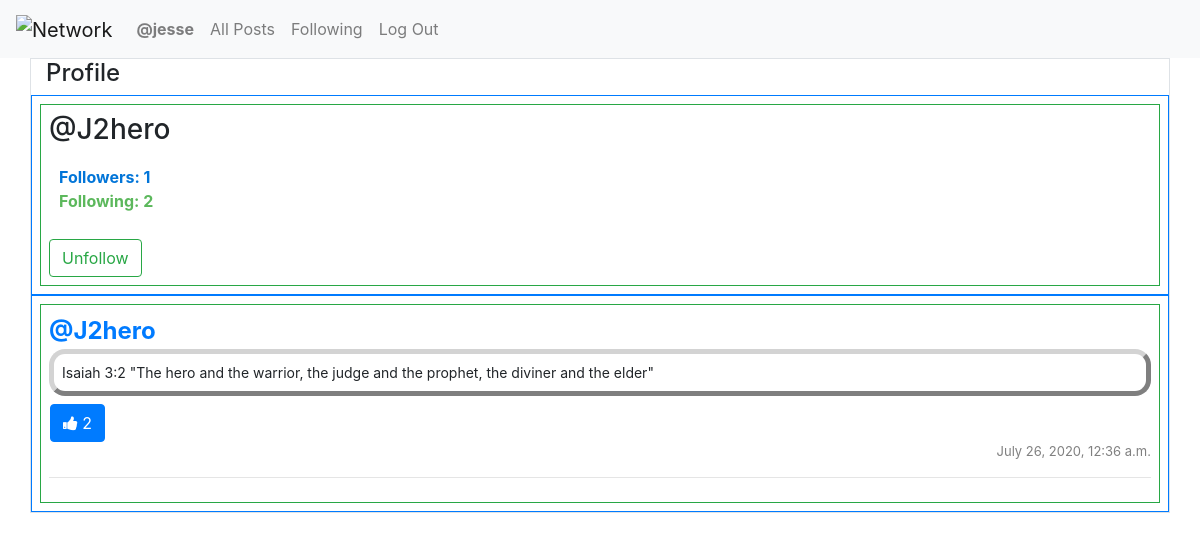
The page /profile/J2hero (signed in) on the database its author committed.
### network/models.py (models this page shows, shortened)
class User(AbstractUser):
    following_count = models.IntegerField(default=0)
    followers_count = models.IntegerField(default=0)

class Post(models.Model):
    user = models.ForeignKey(User, on_delete=models.CASCADE, default="")
    content = models.TextField(max_length=64, default="")
    time = models.DateTimeField(default=now)
    likes = models.IntegerField(default=0)

### network/views.py (the view)
# urls.py: path("profile/<str:name>", views.profile_view, name="profile"),
def profile_view(request, name):
    user_info = User.objects.get(username=name)
    user_is_following = False   #Set for default value
    followers = Follower.objects.filter(user__username=name).all()
    for follower in followers:
        if follower.follower == request.user.username:
            user_is_following = True
        else:
            user_is_following = False
    liked_post_id_list = likedPostList(request)
    return render(request, "network/profile.html", {
        "name": user_info.username,
        "user_info": user_info,
        "user_is_following": user_is_following,
        "posts": list(Post.objects.all().filter(user__username=name)),
        "liked_post_id_list": liked_post_id_list
    })

### network/views.py (called while the page is built)
def likedPostList(request):
    liked_post_id_list = []
    if request.user:
        liked_posts = Like.objects.filter(user=request.user).all()
        for post in liked_posts:
            liked_post_id_list.append(post.post)
    return liked_post_id_list

### network/templates/network/profile.html (shortened to what this page needs)
{% extends "network/layout.html" %} {% block body %}
<div class="container border">
    <h4>Profile</h4>
    <div class="row border border-primary">
        <div class="col border border-success p-2 m-2">
            <h3>@{{ name }}</h3>
            <ul class="profile">
                <li class="followers">
                    Followers: {{user_info.followers_count}}
                </li>
                <li class="following">
                    Following: {{user_info.following_count}}
                </li>
            </ul>
            {% if user.is_authenticated %}
                {% if name == user.username %}
                {% else %}
                    {% if user_is_following %}
                        <form action="{% url 'unfollow' user.username name %}" method="post">
                            <button type="submit" class="btn btn-outline-success">Unfollow</button>
                        </form>
                    {% else %}
                        <form action="{% url 'follow' user.username name %}" method="post">
                            {% csrf_token %}
                            <button type="submit" class="btn btn-success">Follow</button>
                        </form>
                    {% endif %}
                {% endif %}
            {% endif %}
        </div>
    </div>
    <div class="row border border-primary">
        <div class="col border border-success p-2 m-2">
            {% include "modules/posts.html" %}
        </div>
    </div>
</div>
{% endblock %}

### network/templates/network/layout.html (shortened to what this page needs)
{% load static %}
<!DOCTYPE html>
<html lang="en">
    <head>
        <link rel="stylesheet" href="https://stackpath.bootstrapcdn.com/bootstrap/4.4.1/css/bootstrap.min.css">
        <link href="{% static 'network/styles.css' %}" rel="stylesheet">
        <link rel="stylesheet" href="https://cdnjs.cloudflare.com/ajax/libs/font-awesome/4.7.0/css/font-awesome.min.css">
    </head>
    <body>
        <nav class="navbar navbar-expand-lg navbar-light bg-light">
            <a class="navbar-brand" href="#">
                <img src="https://gyazo.com/2dc992d3aa39a8561c76a3cf6ad4dee6.png" alt="Network">
            </a>
            <div>
              <ul class="navbar-nav mr-auto">
                {% if user.is_authenticated %}
                    <li class="nav-item">
                        <a class="nav-link" href="{% url 'profile' user.username %}"><strong>@{{ user.username }}</strong></a>
                    </li>
                {% endif %}
                <li class="nav-item">
                  <a class="nav-link" href="{% url 'index' %}">All Posts</a>
                </li>
                {% if user.is_authenticated %}
                    <li class="nav-item">
                        <a class="nav-link" href="{% url 'following' %}">Following</a>
                    </li>
                    <li class="nav-item">
                        <a class="nav-link" href="{% url 'logout' %}">Log Out</a>
                    </li>
                {% endif %}
              </ul>
            </div>
          </nav>
        <div class="body">
            {% block body %}
            {% endblock %}
        </div>
    </body>
</html>

### network/templates/modules/posts.html (shortened to what this page needs)
{% for post in posts %}
    <ul class="post post-{{ post.id }}" data-post="{{ post.id }}">
        <li class="post-username"><a class="link-username" href="{% url 'profile' post.user.username %}">@{{ post.user.username }}</a></li>
        <li class="post-content">{{ post.content }}</li>
        <li class="post-likes">
            {% if user.is_authenticated %}
                {% if post.id in liked_post_id_list %}
                    <form class="likeForm">
                        <button
                            class="btn btn-primary"
                            type="button"
                            data-post="{{ post.id }}"
                            data-liked="true"
                            data-likes="{{ post.likes }}"
                            data-session-user="{{ request.user.username }}">
                                <i class="fa fa-thumbs-up"></i>
                                {{ post.likes }}
                        </button>
                    </form>
                {% endif %}
            {% endif %}
        <li class="post-time">{{ post.time }}</li>
    </ul>
    <hr class="hr-{{ post.id }}">
{% empty %}
    <span class="post-empty">No posts at this time!</span>
{% endfor %}

### network/static/network/styles.css (style rules this page uses)
.post { padding: 0; list-style-type: none; }
.post-username { font-weight: bold; font-size: 24px; list-style: none; }
.post-content { padding: 8px; font-size: 14px; border-style: outset; border-color: lightgray; border-radius: 16px; border-width: thick; }
.post-time { text-align: right; color: gray; font-size: small; }
.post-likes { padding-left: 1px; padding-top: 8px; padding-bottom: 0px; color: #0275d8; font-size: 16px; }
.profile { padding: 10px; list-style-type: none; }
.followers { color: #0275d8; font-weight: bold; }
.following { color: #5cb85c; font-weight: bold; }

### rows shown on the page
User: username "jesse"
User: username "J2hero", followers_count "1", following_count "2"
Post: user.username "J2hero", content "Isaiah 3:2 \"The hero and the warrior, the judge and the prophet, the diviner and the elder\"", likes "2", time "July 26, 2020, 12:36 a.m."
